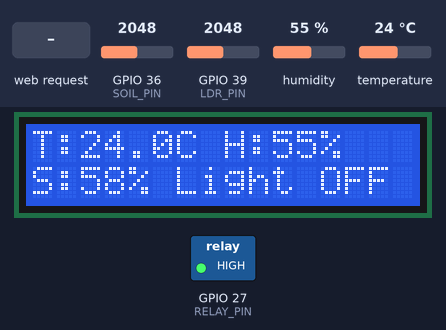
Recording of a sketch running on a simulated ESP32. Parts: 16×2 character LCD, switched loads named in the sketch (green lamp = pin HIGH). The test bench sets the inputs (shaded band); at power-on: GPIO 39 (LDR_PIN) = 2048, humidity 55 %, GPIO 36 (SOIL_PIN) = 2048, temperature 24 °C. WiFi joins after 1.5 s; servers stay silent unless stated; what the sketch prints to the serial monitor is not drawn.

Above: at 5.3 s.
5.4 s: HTTP request GET /toggle received
At 7.6 s:
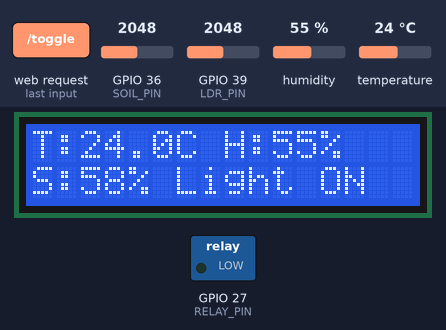
9.6 s: GPIO 39 (LDR_PIN) set to 1275
12.0 s: GPIO 39 (LDR_PIN) set to 1200
At 17.1 s:
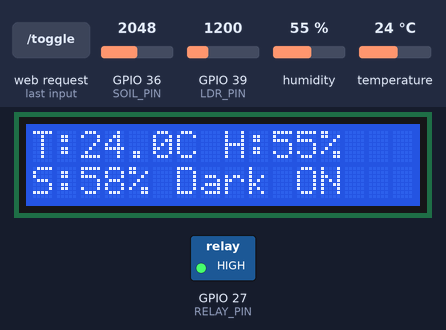
21.0 s: humidity set to 22 %
At 22.9 s:
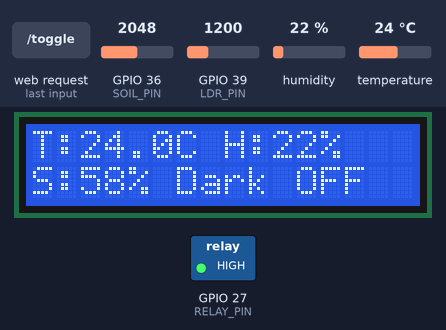
24.7 s: GPIO 36 (SOIL_PIN) set to 2866
At 26.4 s:
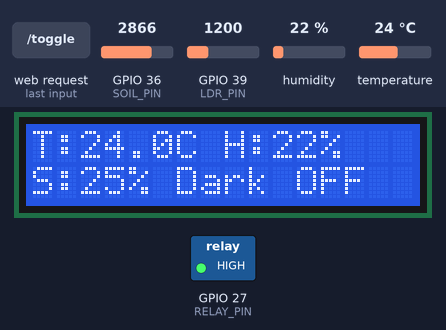
Timing chart, 0 to 27.9 s (numbered marks = the images above; inputs shaded):
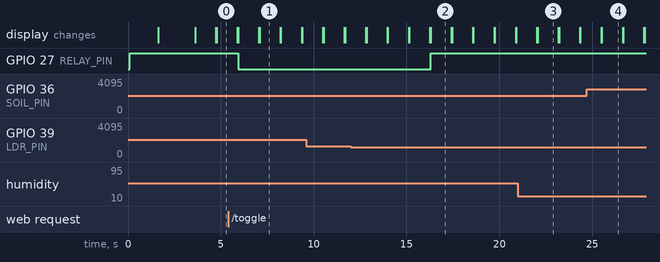

Measured:
- the behaviour switches between 1250 and 1249 on GPIO 39 (LDR_PIN) (found by bisection; images 1 and 2)
- after the input at 5.4 s, GPIO 27 (RELAY_PIN): HIGH → LOW after 0.53 s; the display: first differs from a run without the input after 1.7 s (image 1)
- after the input at 12.0 s, the display: first differs from a run without the input after 0.85 s (image 2)
- after the input at 21.0 s, the display: first differs from a run without the input after 1.1 s (image 3)
- after the input at 24.7 s, the display: first differs from a run without the input after 0.82 s (image 4)
- what the display in image 1 shows lasts 1.1 s, from 7.1 s to 8.2 s

The sketch:

sketch_plant_monitor.ino
```cpp
#include <DHTesp.h>

#include <WiFi.h>
#include <WebServer.h>
#include <DHTesp.h>                // ✅ BeeGee Tokyo DHT Library
#include <LiquidCrystal_I2C.h>
#include <Wire.h>

// ===== WiFi Configuration =====
const char* ssid = "CHENAB";
const char* password = "44zMf3QqdU&KC3Mv";

// ===== Sensor Pins =====
#define DHTPIN 4
#define SOIL_PIN 36      // VP
#define LDR_PIN 39       // VN
#define RELAY_PIN 27

// ===== DHT Sensor Type =====
#define DHTTYPE DHTesp::DHT11     // ✅ Adjust if using DHT22 or DHT11

// ===== I2C LCD =====
#define I2C_ADDR 0x27
#define LCD_COLUMNS 16
#define LCD_ROWS 2
LiquidCrystal_I2C lcd(I2C_ADDR, LCD_COLUMNS, LCD_ROWS);

// ===== Sensor Objects =====
DHTesp dht;
WebServer server(80);

// ===== Calibration & Control Parameters =====
const int SOIL_DRY = 3500;   // Value when sensor is in dry soil
const int SOIL_WET = 1000;   // Value when sensor is in water
const int soilThresholdPercent = 30; // Pump turns on if below this %
const int pumpDurationSec = 10;
const int minPumpIntervalMin = 30;
const int maxPumpRunsPerDay = 20;

// ===== LDR Calibration =====
const int LDR_DARK = 500;     // Adjust after testing in dark
const int LDR_BRIGHT = 3000;  // Adjust after testing in bright light

// ===== Variables =====
bool pumpState = false;
unsigned long pumpOnTime = 0;
unsigned long lastWaterTime = 0;
int pumpRunsToday = 0;

// Manual override
bool manualOverride = false;
unsigned long manualOverrideTime = 0;
const unsigned long overrideDuration = 15000; // 15 sec

// ===== Helper Functions =====

// Convert raw soil reading to percent (0 = dry, 100 = wet)
float soilRawToPercent(int raw) {
  int r = constrain(raw, SOIL_WET, SOIL_DRY);
  float pct = 100.0 * (float)(SOIL_DRY - r) / (float)(SOIL_DRY - SOIL_WET);
  return constrain(pct, 0.0, 100.0);
}

// Average soil readings for stability
float readSoilPercent() {
  const int samples = 5;
  long total = 0;
  for (int i = 0; i < samples; i++) {
    total += analogRead(SOIL_PIN);
    delay(10);
  }
  int avg = total / samples;
  return soilRawToPercent(avg);
}

// Convert raw LDR reading to light percentage (0 = dark, 100 = bright)
float ldrRawToPercent(int raw) {
  int r = constrain(raw, LDR_DARK, LDR_BRIGHT);
  float pct = 100.0 * (float)(r - LDR_DARK) / (float)(LDR_BRIGHT - LDR_DARK);
  return constrain(pct, 0.0, 100.0);
}

// Average LDR readings for stability
float readLightPercent() {
  const int samples = 5;
  long total = 0;
  for (int i = 0; i < samples; i++) {
    total += analogRead(LDR_PIN);
    delay(10);
  }
  int avg = total / samples;
  return ldrRawToPercent(avg);
}

// Pump control
void setPump(bool on) {
  digitalWrite(RELAY_PIN, on ? LOW : HIGH);  // Active-Low relay
  pumpState = on;
  if (on) {
    pumpOnTime = millis();
    pumpRunsToday++;
    lastWaterTime = millis();
  }
}

// ===== Web Handlers =====
void handleRoot() {
  String html = "<html><body><h2>ESP32-S Plant Monitor</h2>";
  html += "<p><a href='/json'>View JSON Data</a><br>";
  html += "<a href='/toggle'>Toggle Pump</a></p></body></html>";
  server.send(200, "text/html", html);
}

void handleJSON() {
  TempAndHumidity dhtData = dht.getTempAndHumidity();
  float temp = dhtData.temperature ;
  float hum  = dhtData.humidity ;
  float soilPct = readSoilPercent();
  float lightPct = readLightPercent();

  String json = "{";
  json += "\"temperature\":" + String(temp, 1) + ",";
  json += "\"humidity\":" + String(hum, 1) + ",";
  json += "\"soil\":" + String(soilPct, 1) + ",";
  json += "\"light\":" + String(lightPct, 1) + ",";
  json += "\"pump\":" + String(pumpState ? "true" : "false");
  json += "}";
  server.send(200, "application/json", json);
}

void handleToggle() {
  Serial.println("Toggle request received");
  manualOverride = true;
  manualOverrideTime = millis();
  setPump(!pumpState);
  Serial.print("New Pump State: ");
  Serial.println(pumpState ? "ON" : "OFF");
  server.send(200, "text/plain", pumpState ? "Pump ON" : "Pump OFF");
}

// ===== Setup =====
void setup() {
  Serial.begin(115200);
  Wire.begin();

  // LCD
  lcd.init();
  lcd.backlight();
  lcd.setCursor(0,0);
  lcd.print("Plant Monitor");
  lcd.setCursor(0,1);
  lcd.print("Connecting WiFi...");

  // Relay
  pinMode(RELAY_PIN, OUTPUT);
  digitalWrite(RELAY_PIN, HIGH);  // OFF at boot

  // DHT
  dht.setup(DHTPIN, DHTTYPE);
  Serial.println("DHT sensor initialized.");

  // WiFi
  WiFi.begin(ssid, password);
  int attempt = 0;
  while (WiFi.status() != WL_CONNECTED && attempt < 20) {
    delay(500);
    Serial.print(".");
    attempt++;
  }

  lcd.clear();
  if (WiFi.status() == WL_CONNECTED) {
    Serial.println("\nConnected: " + WiFi.localIP().toString());
    lcd.print("WiFi OK IP:");
    lcd.setCursor(0,1);
    lcd.print(WiFi.localIP());
  } else {
    WiFi.softAP("ESP32S_PlantMonitor");
    Serial.println("\nAP Mode: " + WiFi.softAPIP().toString());
    lcd.print("AP Mode Started");
  }

  // Web server
  server.on("/", handleRoot);
  server.on("/json", handleJSON);
  server.on("/toggle", handleToggle);
  server.begin();
  delay(2000);
  lcd.clear();
}

// ===== Loop =====
void loop() {
  server.handleClient();

  // === 1-second loop interval ===
  delay(1000);

  // Read sensors
  TempAndHumidity dhtData = dht.getTempAndHumidity();
  float temp = !isnan(dhtData.temperature) ? dhtData.temperature : 0;
  float hum  = !isnan(dhtData.humidity) ? dhtData.humidity : 0;
  float soilPct = readSoilPercent();
  float lightPct = readLightPercent();

  Serial.printf("T=%.1fC H=%.1f%% Soil=%.1f%% Light=%.1f%% Pump=%s\n",
                temp, hum, soilPct, lightPct, pumpState ? "ON" : "OFF");

  // === Reset LCD each loop ===
  lcd.noDisplay();
  delay(10); // brief pause before reset
  lcd.display();
  lcd.clear();

  // LCD Line 1: Temperature & Humidity
  lcd.setCursor(0,0);
  lcd.print("T:");
  lcd.print(temp,1);
  lcd.print("C H:");
  lcd.print(hum,0);
  lcd.print("%");

  // LCD Line 2: Soil, Light, Pump
  lcd.setCursor(0,1);
  lcd.print("S:");
  lcd.print(soilPct,0);
  lcd.print("% ");
  lcd.print(lightPct < 30 ? "Dark" : "Light");
  lcd.print(" ");
  lcd.print(pumpState ? "ON" : "OFF");

  // === Auto-watering logic ===
  if (!pumpState && soilPct <= soilThresholdPercent) {
    unsigned long sinceLast = millis() - lastWaterTime;
    if (!manualOverride &&
        sinceLast > (unsigned long)minPumpIntervalMin * 60000UL &&
        pumpRunsToday < maxPumpRunsPerDay) {
      Serial.println("Soil dry -> Pump ON");
      setPump(true);
    }
  }

  // Turn off pump after duration
  if (pumpState && millis() - pumpOnTime >= pumpDurationSec * 1000UL) {
    setPump(false);
    Serial.println("Pump OFF after duration");
  }

  // Reset manual override
  if (manualOverride && millis() - manualOverrideTime > overrideDuration) {
    manualOverride = false;
  }
}
```
